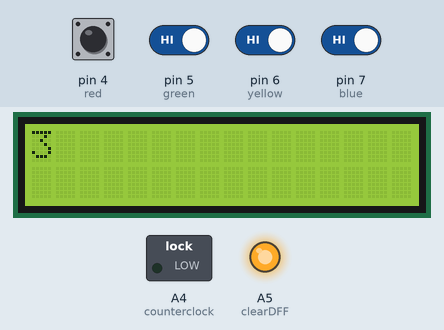
The sketch below on a simulated Arduino Uno, built with avr-gcc and run on an emulated ATmega328P. Shown: 16×2 character LCD, switched loads named in the sketch (green lamp = pin HIGH), output pins drawn as LEDs (lit = HIGH). The inputs (shaded band) are chosen by the test bench; at power-on: pin 4 (red), pin 5 (green), pin 6 (yellow), pin 7 (blue) HIGH. Random numbers use the default seed unless the sketch sets one; what the sketch prints to the serial monitor is not drawn.

Above: at 1.2 s.
1.3 s: pin 4 (red) driven LOW and pin 5 (green) driven LOW and pin 6 (yellow) driven LOW and pin 7 (blue) driven LOW
4.3 s: pin 4 (red) driven HIGH
At 5.7 s:
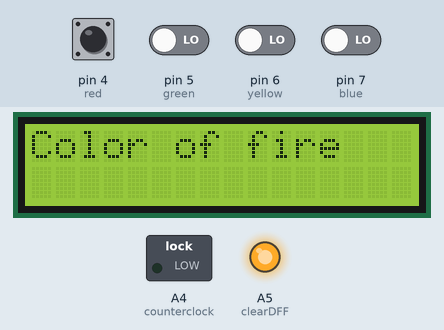
6.8 s: pin 4 (red) driven LOW
At 9.1 s:
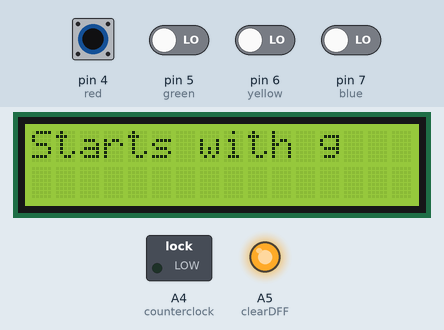
9.4 s: pin 4 (red) pulsed HIGH 2 times (0.12 s each, 0.3 s apart)
At 12.0 s:
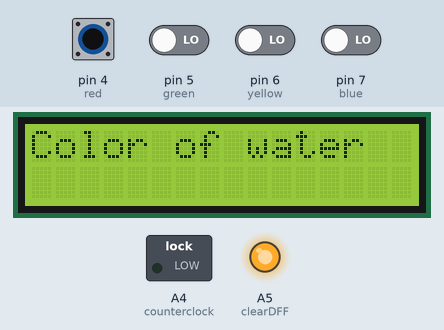
Timing chart, 0 to 13.5 s (numbered marks = the images above; inputs shaded):
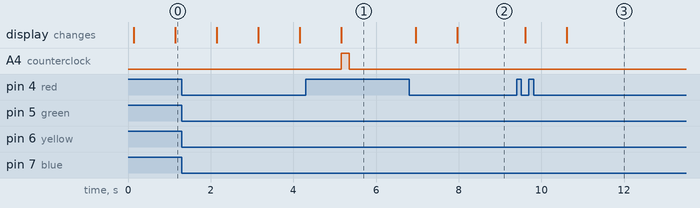

The sketch:

NAME_of_the_Game_AND_Gate_Emulator.ino
```cpp
#include <stdio.h>

#include <hd44780.h>
#include <time.h>
#include <Wire.h>
#include <hd44780ioClass/hd44780_I2Cexp.h>
#include <LiquidCrystal.h>


const char button_1_q1[] PROGMEM = "Color of water";
const char button_2_q1[] PROGMEM = "Color of the sun";
const char button_3_q1[] PROGMEM = "Color of grass";
const char button_4_q1[] PROGMEM = "Color of fire";

const char button_1_q2[] PROGMEM = "Argentina Flag";
const char button_2_q2[] PROGMEM = "Brunei Flag";
const char button_3_q2[] PROGMEM = "Brazil Flag";
const char button_4_q2[] PROGMEM = "China Flag";

const char button_1_q3[] PROGMEM = "Starts with b";
const char button_2_q3[] PROGMEM = "Starts with y";
const char button_3_q3[] PROGMEM = "Starts with g";
const char button_4_q3[] PROGMEM = "Starts with r";

const char button_1_q4[] PROGMEM = "Color of the sky";
const char button_2_q4[] PROGMEM = "Color of urine";
const char button_3_q4[] PROGMEM = "Color of trees";
const char button_4_q4[] PROGMEM = "Color of magma";

const char button_1_q5[] PROGMEM = "Ends with e";
const char button_2_q5[] PROGMEM = "Ends with w";
const char button_3_q5[] PROGMEM = "Ends with n";
const char button_4_q5[] PROGMEM = "Ends with d";

const char button_1_q6[] PROGMEM = "Kosovo Flag";
const char button_2_q6[] PROGMEM = "Colombia Flag";
const char button_3_q6[] PROGMEM = "Mauritania Flag";
const char button_4_q6[] PROGMEM = "Morocco Flag";

const char button_1_q7[] PROGMEM = "Color of Dory";
const char button_2_q7[] PROGMEM = "Color of Bubbles";
const char button_3_q7[] PROGMEM = "Color of Blenny";
const char button_4_q7[] PROGMEM = "Color of Jacques";

const char button_1_q8[] PROGMEM = "Color of bluejays";
const char button_2_q8[] PROGMEM = "Color of bees";
const char button_3_q8[] PROGMEM = "Color of frogs";
const char button_4_q8[] PROGMEM = "Color of flamingos";

const char *const QUESTIONS[8][4] PROGMEM = {{button_1_q1, button_2_q1, button_3_q1, button_4_q1},
                                              {button_1_q2, button_2_q2, button_3_q2, button_4_q2},
                                              {button_1_q3, button_2_q2, button_3_q3, button_4_q3},
                                              {button_1_q4, button_2_q2, button_3_q4, button_4_q4},
                                              {button_1_q5, button_2_q2, button_3_q5, button_4_q5},
                                              {button_1_q6, button_2_q2, button_3_q6, button_4_q6},
                                              {button_1_q7, button_2_q2, button_3_q7, button_4_q7},
                                              {button_1_q8, button_2_q2, button_3_q8, button_4_q8}};


char buffer[16];


const int blue = 7;
const int yellow = 6;
const int red = 4;
const int green = 5;
const int counterclock = A4;
const int clearDFF = A5;

LiquidCrystal screen(13,12,11,10,9,8);

bool correctBlue;
bool correctYellow;
bool correctGreen;
bool correctRed;

bool stateBlue;
bool stateYellow;
bool stateGreen;
bool stateRed;

bool blueAND;
bool yellowAND;
bool greenAND;
bool redAND;

bool changeQuestion;

void setup() {

    Serial.begin(9600);
    bool gameStart = false;
    int b;
    int q;
    int decimal = 0;


    pinMode(blue, INPUT_PULLUP);
    pinMode(yellow, INPUT_PULLUP);
    pinMode(red, INPUT_PULLUP);
    pinMode(green, INPUT_PULLUP);

    pinMode(clearDFF, OUTPUT);
    pinMode(counterclock, OUTPUT);

    screen.begin(16,2);
    screen.clear();
    screen.print("NAME of the GAME");
    screen.setCursor(0,1);
    screen.print("Press Y to Start");
    digitalWrite(clearDFF, HIGH);

    randomSeed(analogRead(A0));


}

void loop() {
    // put your main code here, to run repeatedly:

    bool gameStart;
    int b;
    int q;
    bool game;
    bool boot = true;
    int timer = 0;

    correctBlue = LOW;
    correctYellow = LOW;
    correctGreen = LOW;
    correctRed = LOW;

    stateBlue;
    stateYellow;
    stateGreen;
    stateRed;

    blueAND;
    yellowAND;
    greenAND;
    redAND;

    screen.begin(16,2);
    screen.clear();
    screen.print("NAME of the GAME");
    screen.setCursor(0,1);
    screen.print("Press Y to Start");
    digitalWrite(clearDFF, LOW);
    digitalWrite(clearDFF, HIGH);


    while(boot == true){
        digitalWrite(clearDFF, HIGH);
        if(digitalRead(yellow) == HIGH) {
            digitalWrite(clearDFF, HIGH);
            gameStart = true;
            game = true;
            boot = false;

            screen.clear();
            screen.print("Starting in....");
            delay(1000);
            screen.clear();
            screen.print("3");
            delay(1000);
            screen.clear();
            screen.print("2");
            delay(1000);
            screen.clear();
            screen.print("1");
            delay(1000);
        }
    }

    while(gameStart == true) {

       digitalWrite(clearDFF, HIGH);
       digitalWrite(counterclock, LOW);
       b = random(0,8);
       q = random(0,4);


       screen.clear();
       screen.setCursor(0,0);

       delay(1000);
       screen.print(strcpy_P(buffer, (char*)pgm_read_word(&(QUESTIONS[b][q]))));

       while(game == true){

          changeQuestion = false;

          if (q == 0) { //blue
              correctBlue = HIGH;
          }
          if (q == 1) { //yellow
              correctYellow = HIGH;
          }
          if (q == 2) { //green
              correctGreen = HIGH;
          }
          if (q == 3) { //red
              correctRed = HIGH;
          }


          delay(1);

          timer += 1;
          Serial.print("Timer: ");
          Serial.println(timer);

          delay(1);

          while(digitalRead(yellow) == HIGH or digitalRead(blue) == HIGH or digitalRead(red) == HIGH or digitalRead(green) == HIGH /*and readButt == true*/) {


              stateBlue = digitalRead(blue);
              stateYellow = digitalRead(yellow);
              stateGreen = digitalRead(green);
              stateRed = digitalRead(red);

              blueAND = stateBlue & correctBlue;
              yellowAND = stateYellow & correctYellow;
              greenAND = stateGreen & correctGreen;
              redAND = stateRed & correctRed;

              digitalWrite(counterclock, blueAND);
              digitalWrite(counterclock, yellowAND);
              digitalWrite(counterclock, greenAND);
              digitalWrite(counterclock, redAND);

              /*
              Serial.print("Blue correct: ");
              Serial.println(correctBlue);
              Serial.println(blueAND);
              Serial.println(stateBlue);
              Serial.print("Yellow correct: ");
              Serial.println(correctYellow);
              Serial.println(yellowAND);
              Serial.println(stateYellow);
              Serial.print("Green correct: ");
              Serial.println(correctGreen);
              Serial.println(greenAND);
              Serial.println(stateGreen);
              Serial.print("Red correct: ");
              Serial.println(correctRed);
              Serial.println(redAND);
              Serial.println(stateRed);
              Serial.print("Q is: ");
              Serial.println(q);
              */

              delay(200);

              changeQuestion = true;

              correctBlue = LOW;
              correctYellow = LOW;
              correctGreen = LOW;
              correctRed = LOW;

          }

          while(changeQuestion == true){
              screen.clear();
              screen.setCursor(0,0);
              screen.print("Next Question");

              delay(1000);

              b = random(0,8);
              q = random(0,4);
              screen.clear();
              screen.setCursor(0,0);


              screen.print(strcpy_P(buffer, (char*)pgm_read_word(&(QUESTIONS[b][q]))));
              game = true;
              //screen.setCursor(0,1);
              //screen.print("Score: ");

              changeQuestion = false;


          }


          if(timer >= 1500) {

              screen.clear();
              screen.setCursor(0,0);
              screen.print("GAME OVER");
              delay(10000);
              game = false;
              gameStart = false;


          }
       }
    }
}
```

Measured:
- after the input at 4.3 s, A4 (counterclock): LOW → HIGH after 0.86 s, → LOW 0.20 s later
- after the input at 6.8 s, the display: first changes after 0.16 s (image 2 shows a later state)
